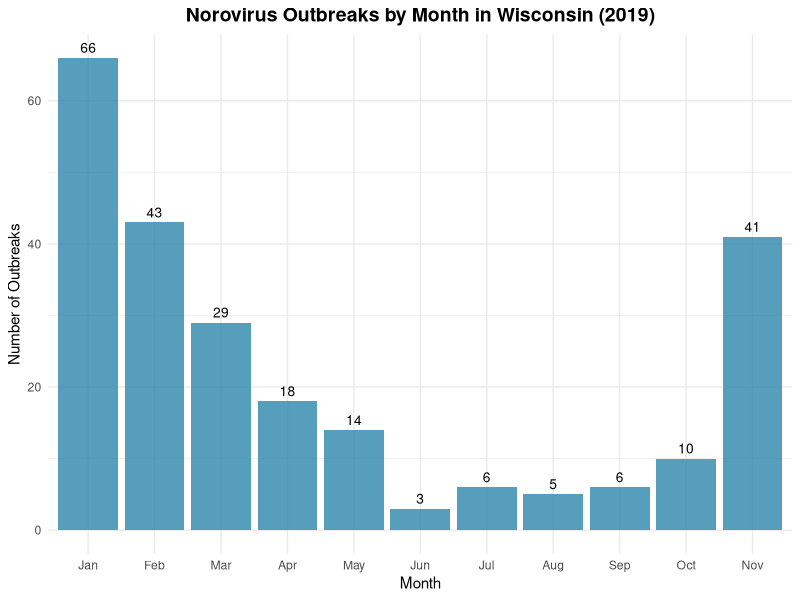
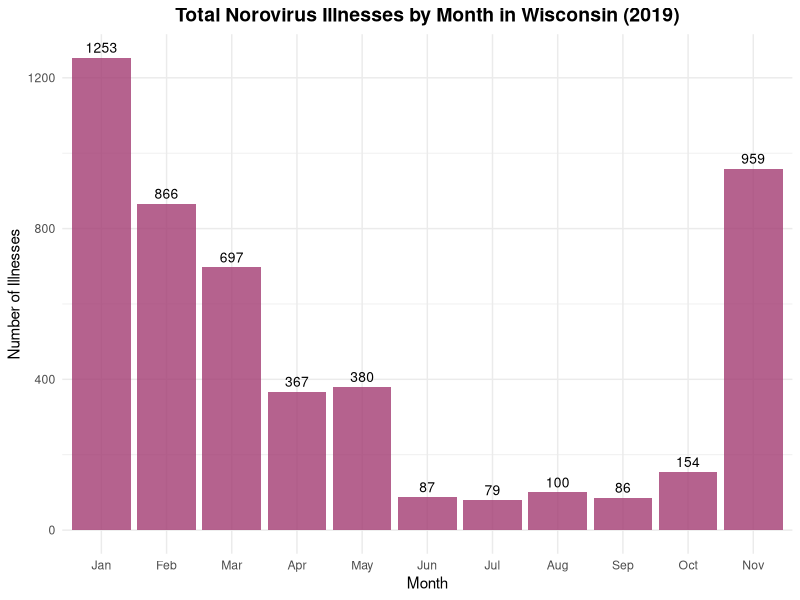
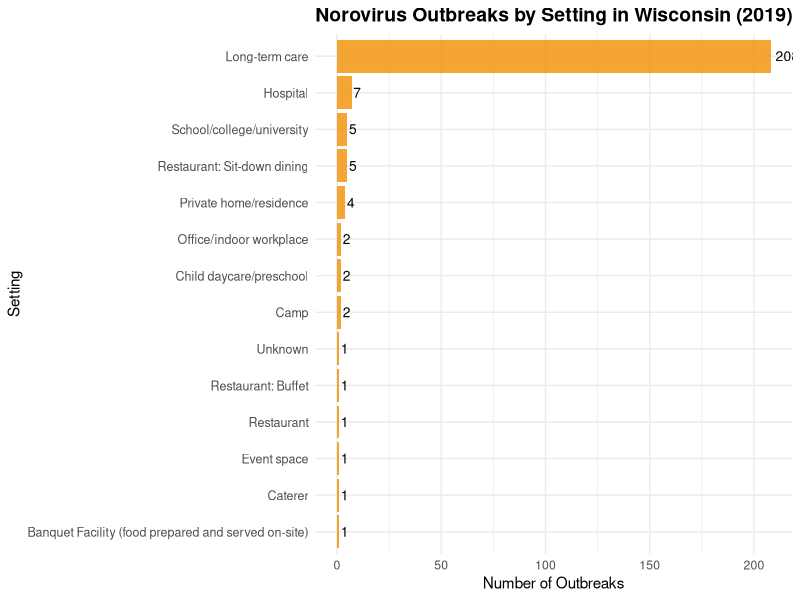
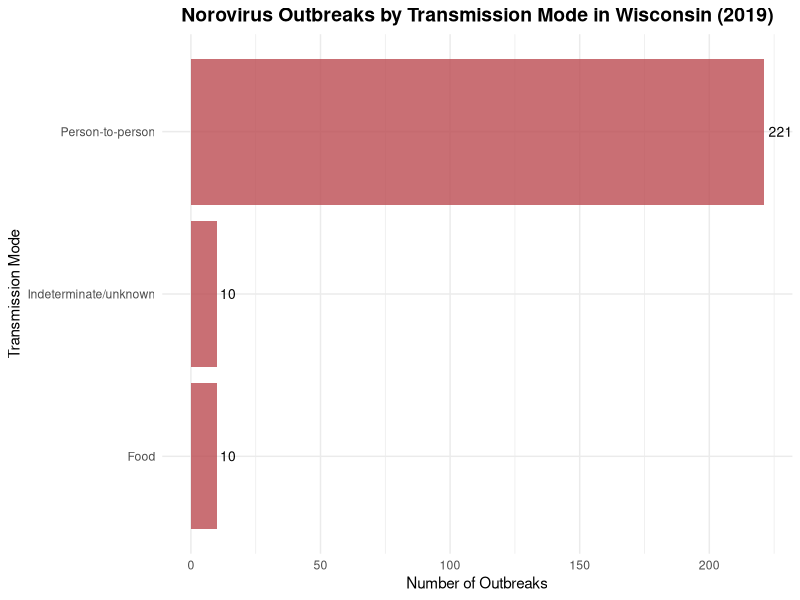

Source code (R) for these figures, in order:
#Wisconsin Analysis

#installing packages
#install.packages("tidyverse")

library("tidyverse")
library("ggplot2")
library("dplyr")
library("tidyr")

testfilter <- read.csv("data/NORS_20251029.csv")
wi_2019 <- testfilter %>%
  filter(State == "Wisconsin", 
         Year == 2019,
         grepl("Norovirus", Etiology, ignore.case = TRUE))

cat("Total number of norovirus outbreaks in Wisconsin 2019:", nrow(wi_2019), "\n")
cat("Total illnesses:", sum(wi_2019$Illnesses, na.rm = TRUE), "\n")
cat("Total hospitalizations:", sum(wi_2019$Hospitalizations, na.rm = TRUE), "\n")
cat("Total deaths:", sum(wi_2019$Deaths, na.rm = TRUE), "\n\n")

monthly_outbreaks <- wi_2019 %>%
  group_by(Month) %>%
  summarise(
    Outbreaks = n(),
    Total_Illnesses = sum(Illnesses, na.rm = TRUE),
    Total_Hospitalizations = sum(Hospitalizations, na.rm = TRUE)
  )

# month labels
month_labels <- c("Jan", "Feb", "Mar", "Apr", "May", "Jun", 
                  "Jul", "Aug", "Sep", "Oct", "Nov", "Dec")
monthly_outbreaks$Month_Label <- month_labels[monthly_outbreaks$Month]

# Outbreaks by Month
ggplot(monthly_outbreaks, aes(x = factor(Month), y = Outbreaks)) +
  geom_bar(stat = "identity", fill = "#2E86AB", alpha = 0.8) +
  geom_text(aes(label = Outbreaks), vjust = -0.5, size = 3.5) +
  scale_x_discrete(labels = month_labels) +
  labs(
    title = "Norovirus Outbreaks by Month in Wisconsin (2019)",
    x = "Month",
    y = "Number of Outbreaks"
  ) +
  theme_minimal() +
  theme(
    plot.title = element_text(hjust = 0.5, face = "bold", size = 14),
    axis.text.x = element_text(angle = 0, hjust = 0.5)
  )

ggplot(monthly_outbreaks, aes(x = factor(Month), y = Total_Illnesses)) +
  geom_bar(stat = "identity", fill = "#A23B72", alpha = 0.8) +
  geom_text(aes(label = Total_Illnesses), vjust = -0.5, size = 3.5) +
  scale_x_discrete(labels = month_labels) +
  labs(
    title = "Total Norovirus Illnesses by Month in Wisconsin (2019)",
    x = "Month",
    y = "Number of Illnesses"
  ) +
  theme_minimal() +
  theme(
    plot.title = element_text(hjust = 0.5, face = "bold", size = 14),
    axis.text.x = element_text(angle = 0, hjust = 0.5)
  )

setting_summary <- wi_2019 %>%
  group_by(Setting) %>%
  summarise(
    Outbreaks = n(),
    Total_Illnesses = sum(Illnesses, na.rm = TRUE)
  ) %>%
  arrange(desc(Outbreaks))


setting_summary$Setting_Short <- gsub("Long-term care/nursing home/assisted living facility", 
                                      "Long-term care", 
                                      setting_summary$Setting)

ggplot(setting_summary, aes(x = reorder(Setting_Short, Outbreaks), y = Outbreaks)) +
  geom_bar(stat = "identity", fill = "#F18F01", alpha = 0.8) +
  geom_text(aes(label = Outbreaks), hjust = -0.2, size = 3.5) +
  coord_flip() +
  labs(
    title = "Norovirus Outbreaks by Setting in Wisconsin (2019)",
    x = "Setting",
    y = "Number of Outbreaks"
  ) +
  theme_minimal() +
  theme(
    plot.title = element_text(hjust = 0.5, face = "bold", size = 14),
    axis.text.y = element_text(size = 9)
  )

mode_summary <- wi_2019 %>%
  group_by(Primary.Mode) %>%
  summarise(
    Outbreaks = n(),
    Total_Illnesses = sum(Illnesses, na.rm = TRUE)
  ) %>%
  arrange(desc(Outbreaks))

ggplot(mode_summary, aes(x = reorder(Primary.Mode, Outbreaks), y = Outbreaks)) +
  geom_bar(stat = "identity", fill = "#BC4B51", alpha = 0.8) +
  geom_text(aes(label = Outbreaks), hjust = -0.2, size = 3.5) +
  coord_flip() +
  labs(
    title = "Norovirus Outbreaks by Transmission Mode in Wisconsin (2019)",
    x = "Transmission Mode",
    y = "Number of Outbreaks"
  ) +
  theme_minimal() +
  theme(
    plot.title = element_text(hjust = 0.5, face = "bold", size = 14)
  )
cat("\nSUMMARY STATISTICS \n\n")
cat("Monthly Breakdown:\n")
print(monthly_outbreaks)

